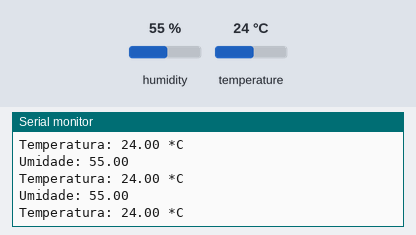
Recording of a sketch running on a simulated Arduino Uno, built with avr-gcc and run on an emulated ATmega328P. On the bench: the last lines printed to the serial monitor. Inputs (shaded band) come from the test bench; at power-on: humidity 55 %, temperature 24 °C.

Above: at 2.8 s.
2.9 s: humidity set to 22 %
At 3.4 s:
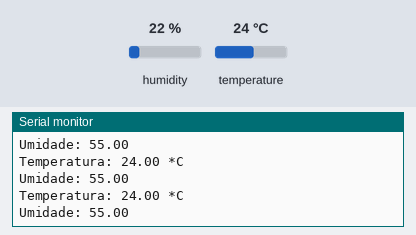
5.6 s: temperature set to 12 °C
At 6.3 s:
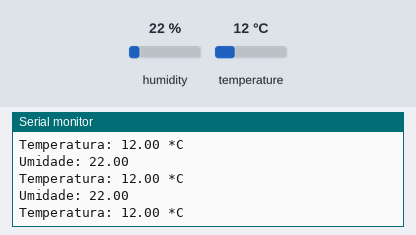
11.6 s: humidity set to 40 %
Timing chart, 0 to 14.6 s (numbered marks = the images above; inputs shaded):
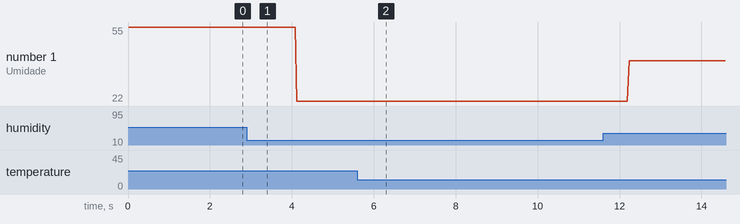

Measured:
- after the input at 5.6 s, the serial monitor: prints a new line after 0.56 s (image 2)
- plotted number 1: 55 → 22 after the input at 2.9 s, 22 → 40 after the input at 11.6 s

The sketch:

main.ino
```cpp
#include "DHT.h"

#define DHTPIN A0
#define DHTTYPE DHT11

DHT dht(DHTPIN, DHTTYPE);

void setup() {
  Serial.begin(9600);
  Serial.println("Inicio do teste");
  dht.begin();
}

void loop() {
  float h = dht.readHumidity();
  float t = dht.readTemperature();
  Serial.print(F("Umidade: "));
  Serial.println(h);
  Serial.print(F("Temperatura: "));
  Serial.print(t);
  Serial.println(F(" *C"));
}
```
